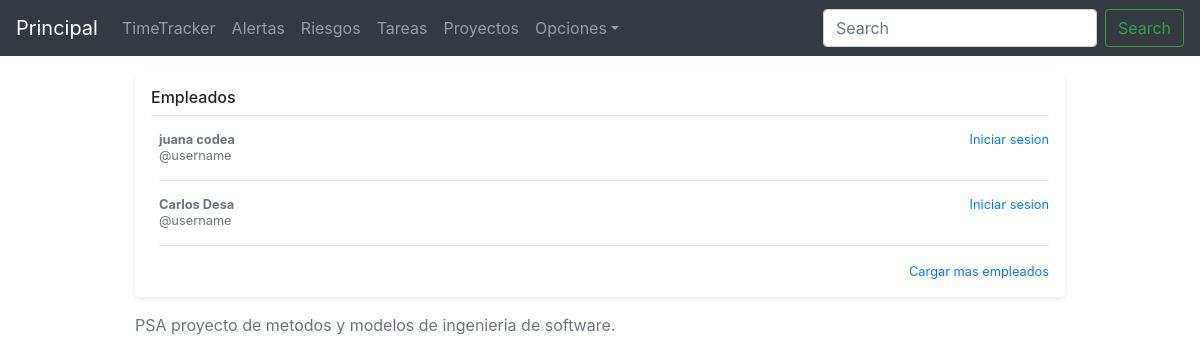
Page /timeTracker/ on the committed database.
### timeTracker/models.py (models this page shows, shortened)
class Desarrollador(models.Model):
	nombre = models.CharField(max_length=200)
	apellido= models.CharField(max_length=200)
	edad = models.IntegerField(validators=[MinValueValidator(0)])

### timeTracker/views.py (the view)
def index(request):
    desarrolladores = Desarrollador.objects.all()
    context = {'desarrolladores' : desarrolladores}
    return render(request, 'timeTracker/index.html', context)

### timeTracker/templates/timeTracker/index.html (shortened to what this page needs)
{% extends "base.html" %}
{% block content %}
	<div class="my-3 p-3 bg-white rounded shadow-sm">
        <h6 class="border-bottom border-gray pb-2 mb-0">Empleados</h6>
	{% if desarrolladores %}
    	{% for desarrollador in desarrolladores %}
    		<div class="media text-muted pt-3">
          	<div class="media-body pb-3 mb-0 small lh-125 border-bottom border-gray">
            	<div class="d-flex justify-content-between align-items-center w-100">
              		<strong class="text-gray-dark">
              			<span>{{ desarrollador.nombre }}</span>
              			<span>{{ desarrollador.apellido }}</span>
              		</strong>
              		<a href="{% url 'timeTracker:detail' desarrollador.id %}">Iniciar sesion</a>
            	</div>
            	<span class="d-block">@username</span>
          	</div>
        	</div>
    	{% endfor %}
	{% else %}
    	<p>No hay Empleados.</p>
	{% endif %}
        <small class="d-block text-right mt-3">
          	<a href="#">Cargar mas empleados</a>
        </small>
     </div>
{% endblock %}

### timeTracker/static/styles/index.css (style rules this page uses)
html, body { overflow-x: hidden; }
body { padding-top: 56px; }
.lh-125 { line-height: 1.25; }

### timeTracker/static/styles/detail.css (style rules this page uses)
body { padding-top: 2rem; padding-bottom: 2rem; }

### rows in the picture
Desarrollador: nombre "juana", apellido "codea"
Desarrollador: nombre "Carlos", apellido "Desa"
